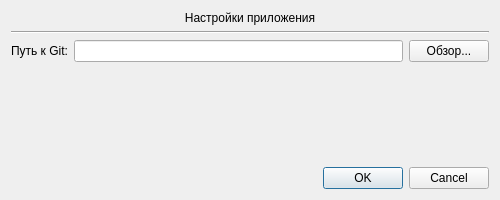
<?xml version="1.0" encoding="UTF-8"?>
<ui version="4.0">
 <class>SettingsDialog</class>
 <widget class="QDialog" name="SettingsDialog">
  <property name="geometry">
   <rect>
    <x>0</x>
    <y>0</y>
    <width>500</width>
    <height>200</height>
   </rect>
  </property>
  <property name="windowTitle">
   <string>Настройки</string>
  </property>
  <layout class="QVBoxLayout" name="verticalLayout">
   <item>
    <widget class="QLabel" name="label">
     <property name="text">
      <string>Настройки приложения</string>
     </property>
     <property name="alignment">
      <set>Qt::AlignCenter</set>
     </property>
    </widget>
   </item>
   <item>
    <widget class="Line" name="line">
     <property name="orientation">
      <enum>Qt::Horizontal</enum>
     </property>
    </widget>
   </item>
   <item>
    <layout class="QHBoxLayout" name="horizontalLayout">
     <item>
      <widget class="QLabel" name="gitPathLabel">
       <property name="text">
        <string>Путь к Git:</string>
       </property>
      </widget>
     </item>
     <item>
      <widget class="QLineEdit" name="gitPathLineEdit"/>
     </item>
     <item>
      <widget class="QPushButton" name="gitPathButton">
       <property name="text">
        <string>Обзор...</string>
       </property>
      </widget>
     </item>
    </layout>
   </item>
   <item>
    <spacer name="verticalSpacer">
     <property name="orientation">
      <enum>Qt::Vertical</enum>
     </property>
     <property name="sizeHint" stdset="0">
      <size>
       <width>20</width>
       <height>40</height>
      </size>
     </property>
    </spacer>
   </item>
   <item>
    <widget class="QDialogButtonBox" name="buttonBox">
     <property name="orientation">
      <enum>Qt::Horizontal</enum>
     </property>
     <property name="standardButtons">
      <set>QDialogButtonBox::Cancel|QDialogButtonBox::Ok</set>
     </property>
    </widget>
   </item>
  </layout>
 </widget>
 <resources/>
 <connections>
  <connection>
   <sender>buttonBox</sender>
   <signal>accepted()</signal>
   <receiver>SettingsDialog</receiver>
   <slot>accept()</slot>
   <hints>
    <hint type="sourcelabel">
     <x>248</x>
     <y>254</y>
    </hint>
    <hint type="destinationlabel">
     <x>157</x>
     <y>274</y>
    </hint>
   </hints>
  </connection>
  <connection>
   <sender>buttonBox</sender>
   <signal>rejected()</signal>
   <receiver>SettingsDialog</receiver>
   <slot>reject()</slot>
   <hints>
    <hint type="sourcelabel">
     <x>316</x>
     <y>260</y>
    </hint>
    <hint type="destinationlabel">
     <x>286</x>
     <y>274</y>
    </hint>
   </hints>
  </connection>
 </connections>
</ui>
